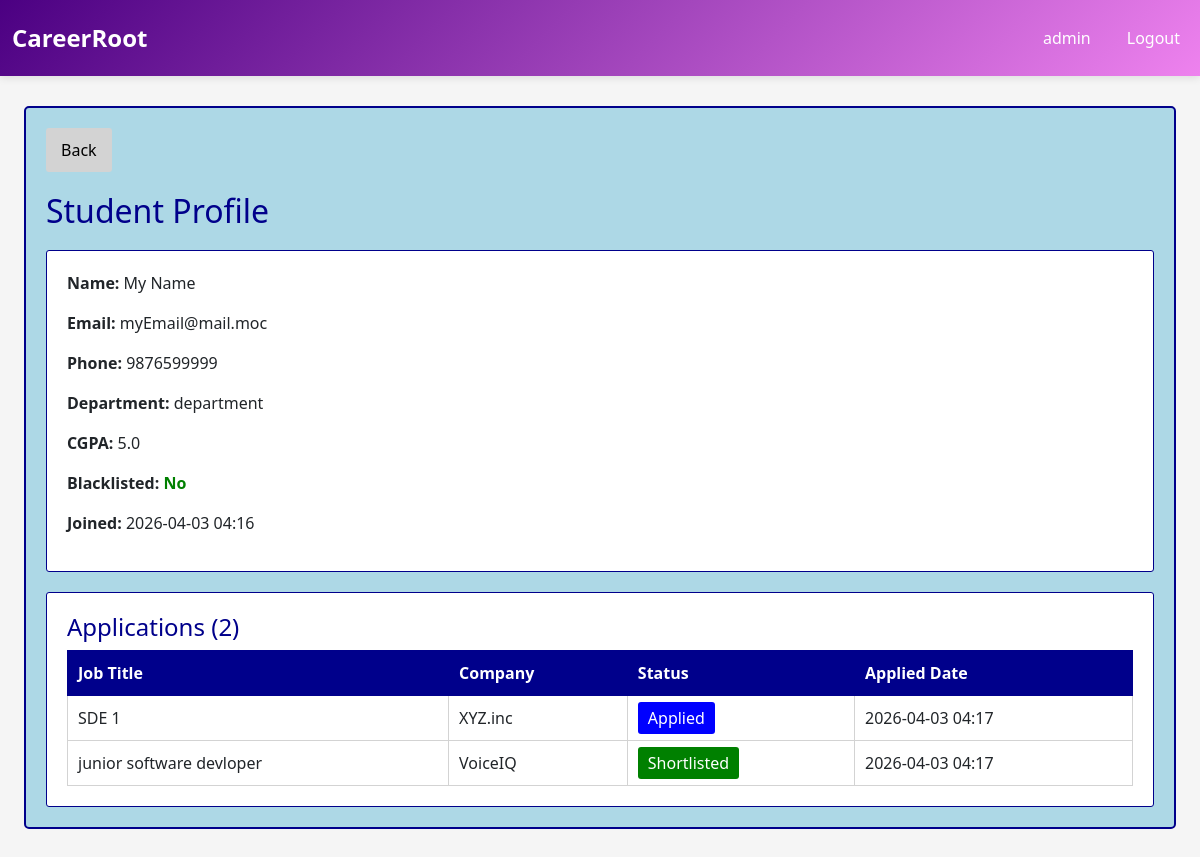
Page /admin/student/6 (signed in) on the committed database.
### core/database/models.py (models this page shows, shortened)
class Admin(UserMixin, db.Model):
    __tablename__ = 'admin'
    admin_id = db.Column(db.Integer, primary_key=True, autoincrement=True)
    username = db.Column(db.String(100), unique=True, nullable=False)
    password = db.Column(db.String(255), nullable=False)
    email = db.Column(db.String(120), unique=True, nullable=False)
    created_at = db.Column(db.DateTime, default=datetime.utcnow)

class Student(UserMixin, db.Model):
    __tablename__ = 'student'
    student_id = db.Column(db.Integer, primary_key=True, autoincrement=True)
    name = db.Column(db.String(150), nullable=False)
    email = db.Column(db.String(120), unique=True, nullable=False)
    password = db.Column(db.String(255), nullable=False)
    phone = db.Column(db.String(15), nullable=True)
    department = db.Column(db.String(100), nullable=True)
    cgpa = db.Column(db.Float, nullable=True)
    resume_path = db.Column(db.String(255), nullable=True)  # Path to uploaded resume
    blacklist_status = db.Column(db.Boolean, default=False)  # True = blacklisted
    created_at = db.Column(db.DateTime, default=datetime.utcnow)
    updated_at = db.Column(db.DateTime, default=datetime.utcnow, onupdate=datetime.utcnow)
    applications = db.relationship('Application', backref='student', lazy=True, cascade='all, delete-orphan')
    placements = db.relationship('Placement', backref='student', lazy=True, cascade='all, delete-orphan')

class Application(db.Model):
    __tablename__ = 'application'
    application_id = db.Column(db.Integer, primary_key=True, autoincrement=True)
    student_id = db.Column(db.Integer, db.ForeignKey('student.student_id'), nullable=False)
    drive_id = db.Column(db.Integer, db.ForeignKey('placement_drive.drive_id'), nullable=False)
    application_date = db.Column(db.DateTime, default=datetime.utcnow)
    status = db.Column(
        db.String(20),
        default=ApplicationStatus.APPLIED.value,
        nullable=False
    )  #Applied, Shortlisted, Selected, Rejected
    created_at = db.Column(db.DateTime, default=datetime.utcnow)
    updated_at = db.Column(db.DateTime, default=datetime.utcnow, onupdate=datetime.utcnow)
    placement = db.relationship('Placement', backref='application', uselist=False, cascade='all, delete-orphan')
    __table_args__ = (db.UniqueConstraint('student_id', 'drive_id', name='unique_student_drive'),)

class PlacementDrive(db.Model):
    __tablename__ = 'placement_drive'
    drive_id = db.Column(db.Integer, primary_key=True, autoincrement=True)
    company_id = db.Column(db.Integer, db.ForeignKey('company.company_id'), nullable=False)
    job_title = db.Column(db.String(150), nullable=False)
    job_description = db.Column(db.Text, nullable=True)
    eligibility_criteria = db.Column(db.Text, nullable=True)
    skills_required = db.Column(db.Text, nullable=True)  #comma separated skills
    experience_required = db.Column(db.String(100), nullable=True)  #e.g., 0-2 years
    salary_range = db.Column(db.String(100), nullable=True)  #e.g., 5-8 LPA
    application_deadline = db.Column(db.DateTime, nullable=False)
    status = db.Column(
        db.String(20),
        default=DriveStatus.PENDING.value,
        nullable=False
    )  # pending, aproved, closed
    created_at = db.Column(db.DateTime, default=datetime.utcnow)
    updated_at = db.Column(db.DateTime, default=datetime.utcnow, onupdate=datetime.utcnow)
    applications = db.relationship('Application', backref='drive', lazy=True, cascade='all, delete-orphan')
    placements = db.relationship('Placement', backref='drive', lazy=True, cascade='all, delete-orphan')

class Company(UserMixin, db.Model):
    __tablename__ = 'company'
    company_id = db.Column(db.Integer, primary_key=True, autoincrement=True)
    company_name = db.Column(db.String(150), nullable=False)
    email = db.Column(db.String(120), unique=True, nullable=False)
    password = db.Column(db.String(255), nullable=False)
    hr_contact = db.Column(db.String(100), nullable=True)
    website = db.Column(db.String(255), nullable=True)
    approval_status = db.Column(
        db.String(20),
        default=ApprovalStatus.PENDING.value,
        nullable=False
    )  #pending/aproved/rejected
    blacklist_status = db.Column(db.Boolean, default=False)  # True = blacklisted
    created_at = db.Column(db.DateTime, default=datetime.utcnow)
    updated_at = db.Column(db.DateTime, default=datetime.utcnow, onupdate=datetime.utcnow)
    drives = db.relationship('PlacementDrive', backref='company', lazy=True, cascade='all, delete-orphan')

### core/routes/admin.py (the view)
@admin_bp.route('/student/<int:student_id>')
@login_required
def view_student(student_id):
    if not check_admin():
        return redirect(url_for('auth.homepage'))
    student = Student.query.get(student_id)
    if not student:
        flash('Student not found', 'danger')
        return redirect(url_for('admin.admin_dashboard'))
    applications = Application.query.filter_by(student_id=student_id).all()
    return render_template('admin_student_profile.html', student=student, applications=applications)

### app.py (called while the page is built, shortened)
@login_manager.user_loader
def load_user(user_id):
    from core.database.models import Admin, Company, Student
    admin = Admin.query.get(int(user_id))
    if admin:
        return admin

### core/routes/admin.py (called while the page is built)
def check_admin():
    if session.get('user_type') != 'admin':
        flash('Unauthorized access', 'danger')
        return False
    return True

### templates/admin_student_profile.html
{% extends "base.html" %}
{% block content %}
<div class="container" style="margin-top:30px; margin-bottom:30px;">
    <div style="background-color:lightblue; padding:20px; border:2px solid darkblue; border-radius:5px;">
        <a href="{{ url_for('admin.admin_dashboard') }}" style="background-color:lightgray; color:black; padding:10px 15px; border:none; border-radius:3px; text-decoration:none; margin-bottom:20px; display:inline-block;">
            Back
        </a>
        <h2 style="color:darkblue; margin-bottom:20px;">Student Profile</h2>
        <div style="background-color:white; padding:20px; border:1px solid darkblue; border-radius:3px; margin-bottom:20px;">
            <p><strong>Name:</strong> {{ student.name }}</p>
            <p><strong>Email:</strong> {{ student.email }}</p>
            <p><strong>Phone:</strong> {{ student.phone or 'Not provided' }}</p>
            <p><strong>Department:</strong> {{ student.department or 'Not provided' }}</p>
            <p><strong>CGPA:</strong> {{ student.cgpa or 'Not provided' }}</p>
            <p><strong>Blacklisted:</strong> {% if student.blacklist_status %}<span style="color:red; font-weight:bold;">Yes</span>{% else %}<span style="color:green; font-weight:bold;">No</span>{% endif %}</p>
            <p><strong>Joined:</strong> {{ student.created_at.strftime('%Y-%m-%d %H:%M') }}</p>
        </div>
        <div style="background-color:white; padding:20px; border:1px solid darkblue; border-radius:3px;">
            <h4 style="color:darkblue; margin-top:0;">Applications ({{ applications|length }})</h4>
            {% if applications %}
                <table style="width:100%; border-collapse:collapse; background-color:white;">
                    <thead>
                        <tr style="background-color:darkblue; color:white;">
                            <th style="padding:10px; border:1px solid darkblue; text-align:left;">Job Title</th>
                            <th style="padding:10px; border:1px solid darkblue; text-align:left;">Company</th>
                            <th style="padding:10px; border:1px solid darkblue; text-align:left;">Status</th>
                            <th style="padding:10px; border:1px solid darkblue; text-align:left;">Applied Date</th>
                        </tr>
                    </thead>
                    <tbody>
                        {% for app in applications %}
                            <tr style="border-bottom:1px solid lightgray;">
                                <td style="padding:10px; border:1px solid lightgray;">{{ app.drive.job_title }}</td>
                                <td style="padding:10px; border:1px solid lightgray;">{{ app.drive.company.company_name }}</td>
                                <td style="padding:10px; border:1px solid lightgray;">
                                    {% if app.status == 'Applied' %}
                                        <span style="background-color:blue; color:white; padding:5px 10px; border-radius:3px;">Applied</span>
                                    {% elif app.status == 'Shortlisted' %}
                                        <span style="background-color:green; color:white; padding:5px 10px; border-radius:3px;">Shortlisted</span>
                                    {% elif app.status == 'Interview' %}
                                        <span style="background-color:yellow; color:black; padding:5px 10px; border-radius:3px;">Interview</span>
                                    {% elif app.status == 'Selected' %}
                                        <span style="background-color:green; color:white; padding:5px 10px; border-radius:3px;">Selected</span>
                                    {% elif app.status == 'Rejected' %}
                                        <span style="background-color:red; color:white; padding:5px 10px; border-radius:3px;">Rejected</span>
                                    {% endif %}
                                </td>
                                <td style="padding:10px; border:1px solid lightgray;">{{ app.application_date.strftime('%Y-%m-%d %H:%M') }}</td>
                            </tr>
                        {% endfor %}
                    </tbody>
                </table>
            {% else %}
                <p style="text-align:center; color:red;">No applications yet</p>
            {% endif %}
        </div>
    </div>
</div>
{% endblock %}

### templates/base.html (shortened to what this page needs)
<!DOCTYPE html>
<html lang="en">
<head>
    <link href="https://cdn.jsdelivr.net/npm/bootstrap@5.3.0/dist/css/bootstrap.min.css" rel="stylesheet">
</head>
<body>
    <nav class="navbar navbar-expand navbar-dark">
        <div class="container-fluid">
            <a class="navbar-brand" href="/">CareerRoot</a>
            <ul class="navbar-nav ms-auto">
                {% if session.get('user_type') %}
                    <li class="nav-item">
                        <span class="nav-link">{{ session.get('username') }}</span>
                    </li>
                    <li class="nav-item">
                        <a class="nav-link" href="{{ url_for('auth.logout') }}">Logout</a>
                    </li>
                {% else %}
                    <li class="nav-item">
                        <a class="nav-link" href="{{ url_for('auth.login') }}">Login</a>
                    </li>
                {% endif %}
            </ul>
        </div>
    </nav>
    <div class="container-fluid container">
        {% block content %}{% endblock %}
    </div>
</body>
</html>

### templates/base.html (style rules this page uses)
:root { --primary-color: indigo; --secondary-color: violet; --danger-color: red; --success-color: mediumseagreen; }
body { font-family: 'Segoe UI', Tahoma, Geneva, Verdana, sans-serif; background-color: whitesmoke; }
.navbar { background: linear-gradient(135deg, var(--primary-color) 0%, var(--secondary-color) 100%); box-shadow: 0 2px 8px rgba(0,0,0,0.1); padding: 15px 0; }
.navbar-brand { font-weight: 700; font-size: 1.5rem; color: white !important; }
.nav-link { color: white !important; margin-left: 20px; font-weight: 500; transition: opacity 0.3s ease; }
.container { max-width: 1200px; }

### rows in the picture
Admin: get "admin"
Student: name "My Name", email "myEmail@mail.moc", phone "9876599999", department "department", cgpa "5.0", created_at "2026-04-03 04:16"
Application: drive.job_title "SDE 1", drive.company.company_name "XYZ.inc", status "Applied", application_date "2026-04-03 04:17"
Application: drive.job_title "junior software devloper", drive.company.company_name "VoiceIQ", status "Shortlisted", application_date "2026-04-03 04:17"

### other values in the picture
{{ applications|length }} "2"
